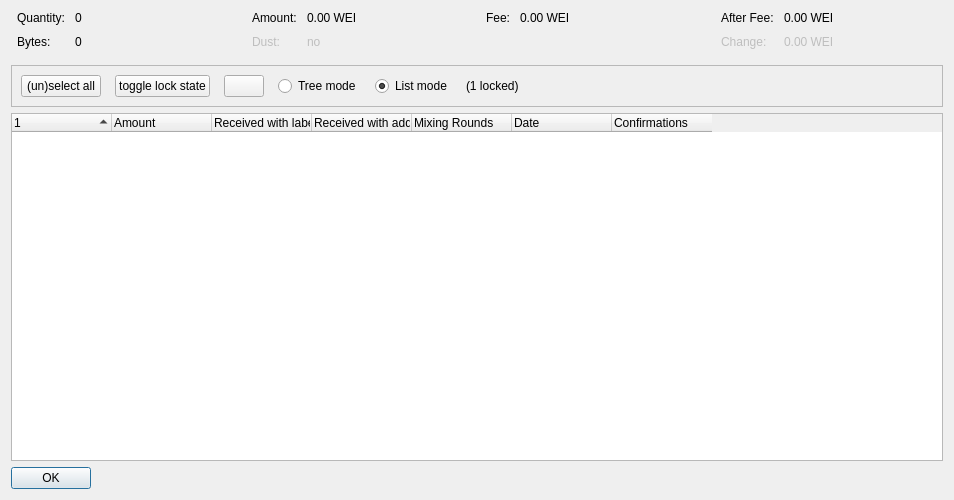
<?xml version="1.0" encoding="UTF-8"?>
<ui version="4.0">
 <class>CoinControlDialog</class>
 <widget class="QDialog" name="CoinControlDialog">
  <property name="geometry">
   <rect>
    <x>0</x>
    <y>0</y>
    <width>954</width>
    <height>500</height>
   </rect>
  </property>
  <property name="windowTitle">
   <string>Coin Selection</string>
  </property>
  <layout class="QVBoxLayout" name="verticalLayout">
   <item>
    <layout class="QHBoxLayout" name="horizontalLayoutTop" stretch="0,0,0,0">
     <property name="topMargin">
      <number>0</number>
     </property>
     <property name="bottomMargin">
      <number>10</number>
     </property>
     <item>
      <layout class="QFormLayout" name="formLayoutCoinControl1">
       <property name="horizontalSpacing">
        <number>10</number>
       </property>
       <property name="verticalSpacing">
        <number>10</number>
       </property>
       <property name="leftMargin">
        <number>6</number>
       </property>
       <property name="rightMargin">
        <number>6</number>
       </property>
       <item row="0" column="0">
        <widget class="QLabel" name="labelCoinControlQuantityText">
         <property name="text">
          <string>Quantity:</string>
         </property>
        </widget>
       </item>
       <item row="0" column="1">
        <widget class="QLabel" name="labelCoinControlQuantity">
         <property name="cursor">
          <cursorShape>IBeamCursor</cursorShape>
         </property>
         <property name="contextMenuPolicy">
          <enum>Qt::ActionsContextMenu</enum>
         </property>
         <property name="text">
          <string notr="true">0</string>
         </property>
         <property name="textInteractionFlags">
          <set>Qt::LinksAccessibleByMouse|Qt::TextSelectableByKeyboard|Qt::TextSelectableByMouse</set>
         </property>
        </widget>
       </item>
       <item row="1" column="0">
        <widget class="QLabel" name="labelCoinControlBytesText">
         <property name="text">
          <string>Bytes:</string>
         </property>
        </widget>
       </item>
       <item row="1" column="1">
        <widget class="QLabel" name="labelCoinControlBytes">
         <property name="cursor">
          <cursorShape>IBeamCursor</cursorShape>
         </property>
         <property name="contextMenuPolicy">
          <enum>Qt::ActionsContextMenu</enum>
         </property>
         <property name="text">
          <string notr="true">0</string>
         </property>
         <property name="textInteractionFlags">
          <set>Qt::LinksAccessibleByMouse|Qt::TextSelectableByKeyboard|Qt::TextSelectableByMouse</set>
         </property>
        </widget>
       </item>
      </layout>
     </item>
     <item>
      <layout class="QFormLayout" name="formLayoutCoinControl2">
       <property name="horizontalSpacing">
        <number>10</number>
       </property>
       <property name="verticalSpacing">
        <number>10</number>
       </property>
       <property name="leftMargin">
        <number>6</number>
       </property>
       <property name="rightMargin">
        <number>6</number>
       </property>
       <item row="0" column="0">
        <widget class="QLabel" name="labelCoinControlAmountText">
         <property name="text">
          <string>Amount:</string>
         </property>
        </widget>
       </item>
       <item row="0" column="1">
        <widget class="QLabel" name="labelCoinControlAmount">
         <property name="cursor">
          <cursorShape>IBeamCursor</cursorShape>
         </property>
         <property name="contextMenuPolicy">
          <enum>Qt::ActionsContextMenu</enum>
         </property>
         <property name="text">
          <string notr="true">0.00 WEI</string>
         </property>
         <property name="textInteractionFlags">
          <set>Qt::LinksAccessibleByMouse|Qt::TextSelectableByKeyboard|Qt::TextSelectableByMouse</set>
         </property>
        </widget>
       </item>
       <item row="1" column="0">
        <widget class="QLabel" name="labelCoinControlLowOutputText">
         <property name="enabled">
          <bool>false</bool>
         </property>
         <property name="text">
          <string>Dust:</string>
         </property>
        </widget>
       </item>
       <item row="1" column="1">
        <widget class="QLabel" name="labelCoinControlLowOutput">
         <property name="enabled">
          <bool>false</bool>
         </property>
         <property name="cursor">
          <cursorShape>IBeamCursor</cursorShape>
         </property>
         <property name="contextMenuPolicy">
          <enum>Qt::ActionsContextMenu</enum>
         </property>
         <property name="text">
          <string notr="true">no</string>
         </property>
         <property name="textInteractionFlags">
          <set>Qt::LinksAccessibleByMouse|Qt::TextSelectableByKeyboard|Qt::TextSelectableByMouse</set>
         </property>
        </widget>
       </item>
      </layout>
     </item>
     <item>
      <layout class="QFormLayout" name="formLayoutCoinControl3">
       <property name="horizontalSpacing">
        <number>10</number>
       </property>
       <property name="verticalSpacing">
        <number>10</number>
       </property>
       <property name="leftMargin">
        <number>6</number>
       </property>
       <property name="rightMargin">
        <number>6</number>
       </property>
       <item row="0" column="0">
        <widget class="QLabel" name="labelCoinControlFeeText">
         <property name="text">
          <string>Fee:</string>
         </property>
        </widget>
       </item>
       <item row="0" column="1">
        <widget class="QLabel" name="labelCoinControlFee">
         <property name="cursor">
          <cursorShape>IBeamCursor</cursorShape>
         </property>
         <property name="contextMenuPolicy">
          <enum>Qt::ActionsContextMenu</enum>
         </property>
         <property name="text">
          <string notr="true">0.00 WEI</string>
         </property>
         <property name="textInteractionFlags">
          <set>Qt::LinksAccessibleByMouse|Qt::TextSelectableByKeyboard|Qt::TextSelectableByMouse</set>
         </property>
        </widget>
       </item>
      </layout>
     </item>
     <item>
      <layout class="QFormLayout" name="formLayoutCoinControl4">
       <property name="horizontalSpacing">
        <number>10</number>
       </property>
       <property name="verticalSpacing">
        <number>10</number>
       </property>
       <property name="leftMargin">
        <number>6</number>
       </property>
       <property name="rightMargin">
        <number>6</number>
       </property>
       <item row="0" column="0">
        <widget class="QLabel" name="labelCoinControlAfterFeeText">
         <property name="text">
          <string>After Fee:</string>
         </property>
        </widget>
       </item>
       <item row="0" column="1">
        <widget class="QLabel" name="labelCoinControlAfterFee">
         <property name="cursor">
          <cursorShape>IBeamCursor</cursorShape>
         </property>
         <property name="contextMenuPolicy">
          <enum>Qt::ActionsContextMenu</enum>
         </property>
         <property name="text">
          <string notr="true">0.00 WEI</string>
         </property>
         <property name="textInteractionFlags">
          <set>Qt::LinksAccessibleByMouse|Qt::TextSelectableByKeyboard|Qt::TextSelectableByMouse</set>
         </property>
        </widget>
       </item>
       <item row="1" column="0">
        <widget class="QLabel" name="labelCoinControlChangeText">
         <property name="enabled">
          <bool>false</bool>
         </property>
         <property name="text">
          <string>Change:</string>
         </property>
        </widget>
       </item>
       <item row="1" column="1">
        <widget class="QLabel" name="labelCoinControlChange">
         <property name="enabled">
          <bool>false</bool>
         </property>
         <property name="cursor">
          <cursorShape>IBeamCursor</cursorShape>
         </property>
         <property name="contextMenuPolicy">
          <enum>Qt::ActionsContextMenu</enum>
         </property>
         <property name="text">
          <string notr="true">0.00 WEI</string>
         </property>
         <property name="textInteractionFlags">
          <set>Qt::LinksAccessibleByMouse|Qt::TextSelectableByKeyboard|Qt::TextSelectableByMouse</set>
         </property>
        </widget>
       </item>
      </layout>
     </item>
    </layout>
   </item>
   <item>
    <widget class="QFrame" name="frame">
     <property name="minimumSize">
      <size>
       <width>0</width>
       <height>40</height>
      </size>
     </property>
     <property name="frameShape">
      <enum>QFrame::StyledPanel</enum>
     </property>
     <property name="frameShadow">
      <enum>QFrame::Sunken</enum>
     </property>
     <layout class="QHBoxLayout" name="horizontalLayout">
      <item>
       <layout class="QHBoxLayout" name="horizontalLayoutPanel" stretch="0,0,0,0,0,0,0">
        <property name="spacing">
         <number>14</number>
        </property>
        <item>
         <widget class="QPushButton" name="pushButtonSelectAll">
          <property name="sizePolicy">
           <sizepolicy hsizetype="Maximum" vsizetype="Fixed">
            <horstretch>0</horstretch>
            <verstretch>0</verstretch>
           </sizepolicy>
          </property>
          <property name="text">
           <string>(un)select all</string>
          </property>
          <property name="autoDefault">
           <bool>false</bool>
          </property>
         </widget>
        </item>
        <item>
         <widget class="QPushButton" name="pushButtonToggleLock">
          <property name="sizePolicy">
           <sizepolicy hsizetype="Maximum" vsizetype="Fixed">
            <horstretch>0</horstretch>
            <verstretch>0</verstretch>
           </sizepolicy>
          </property>
          <property name="text">
           <string>toggle lock state</string>
          </property>
          <property name="autoDefault">
           <bool>false</bool>
          </property>
         </widget>
        </item>
        <item>
         <widget class="QPushButton" name="hideButton">
          <property name="sizePolicy">
           <sizepolicy hsizetype="Maximum" vsizetype="Fixed">
            <horstretch>0</horstretch>
            <verstretch>0</verstretch>
           </sizepolicy>
          </property>
          <property name="text">
           <string/>
          </property>
          <property name="autoDefault">
           <bool>false</bool>
          </property>
         </widget>
        </item>
        <item>
         <widget class="QRadioButton" name="radioTreeMode">
          <property name="sizePolicy">
           <sizepolicy hsizetype="Maximum" vsizetype="Fixed">
            <horstretch>0</horstretch>
            <verstretch>0</verstretch>
           </sizepolicy>
          </property>
          <property name="text">
           <string>Tree mode</string>
          </property>
         </widget>
        </item>
        <item>
         <widget class="QRadioButton" name="radioListMode">
          <property name="sizePolicy">
           <sizepolicy hsizetype="Maximum" vsizetype="Fixed">
            <horstretch>0</horstretch>
            <verstretch>0</verstretch>
           </sizepolicy>
          </property>
          <property name="text">
           <string>List mode</string>
          </property>
          <property name="checked">
           <bool>true</bool>
          </property>
         </widget>
        </item>
        <item>
         <widget class="QLabel" name="labelLocked">
          <property name="text">
           <string>(1 locked)</string>
          </property>
         </widget>
        </item>
        <item>
         <spacer name="horizontalSpacer">
          <property name="orientation">
           <enum>Qt::Horizontal</enum>
          </property>
          <property name="sizeHint" stdset="0">
           <size>
            <width>40</width>
            <height>20</height>
           </size>
          </property>
         </spacer>
        </item>
       </layout>
      </item>
     </layout>
    </widget>
   </item>
   <item>
    <widget class="CoinControlTreeWidget" name="treeWidget">
     <property name="contextMenuPolicy">
      <enum>Qt::CustomContextMenu</enum>
     </property>
     <property name="sortingEnabled">
      <bool>false</bool>
     </property>
     <property name="columnCount">
      <number>7</number>
     </property>
     <attribute name="headerShowSortIndicator" stdset="0">
      <bool>true</bool>
     </attribute>
     <attribute name="headerStretchLastSection">
      <bool>false</bool>
     </attribute>
     <column>
      <property name="text">
       <string/>
      </property>
     </column>
     <column>
      <property name="text">
       <string>Amount</string>
      </property>
     </column>
     <column>
      <property name="text">
       <string>Received with label</string>
      </property>
     </column>
     <column>
      <property name="text">
       <string>Received with address</string>
      </property>
     </column>
     <column>
      <property name="text">
       <string>Mixing Rounds</string>
      </property>
     </column>
     <column>
      <property name="text">
       <string>Date</string>
      </property>
     </column>
     <column>
      <property name="text">
       <string>Confirmations</string>
      </property>
      <property name="toolTip">
       <string>Confirmed</string>
      </property>
     </column>
    </widget>
   </item>
   <item>
    <widget class="QDialogButtonBox" name="buttonBox">
     <property name="sizePolicy">
      <sizepolicy hsizetype="Maximum" vsizetype="Fixed">
       <horstretch>0</horstretch>
       <verstretch>0</verstretch>
      </sizepolicy>
     </property>
     <property name="orientation">
      <enum>Qt::Horizontal</enum>
     </property>
     <property name="standardButtons">
      <set>QDialogButtonBox::Ok</set>
     </property>
    </widget>
   </item>
  </layout>
 </widget>
 <customwidgets>
  <customwidget>
   <class>CoinControlTreeWidget</class>
   <extends>QTreeWidget</extends>
   <header>qt/coincontroltreewidget.h</header>
  </customwidget>
 </customwidgets>
 <resources/>
 <connections/>
</ui>
